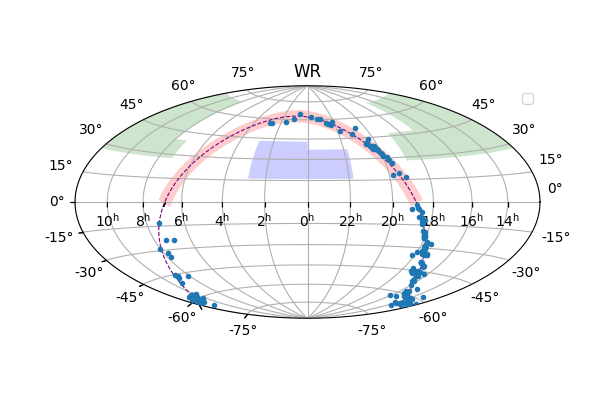

The Python source for this figure:
import matplotlib.pyplot as plt
import numpy as np
import astropy.units as u
from astropy.coordinates import SkyCoord
from astropy.visualization.wcsaxes import Quadrangle
from astropy.visualization.wcsaxes.frame import EllipticalFrame
from astropy.table import QTable
from astropy.coordinates import (SkyCoord, Distance, Galactic, 
                                 EarthLocation, AltAz)
from astropy.io import fits
from astropy.wcs import WCS

# Define sources

icrs_wcs = WCS({'naxis': 2,
                'naxis1': 324,
                'naxis2': 162,
                'crpix1': 162.5,
                'crpix2': 81.5,
                'cdelt1': -1,
                'cdelt2': 1,
                'ctype1': 'RA---AIT',
                'ctype2': 'DEC--AIT'})

def plot_sky_coordinates(skycoord,frame="icrs",**kwargs):
    
    c = skycoord.transform_to(frame)
    if frame=="galactic":
        x=c.l
        y=c.b
    elif frame=="icrs":
        x=c.ra
        y=c.dec
    else:
        raise ValueError("Only supported coordinate frames are 'icrs' and 'galactic'")
    plt.plot(-x.wrap_at(180 * u.deg).radian, y.radian, **kwargs)

for title, wcs in [('WR', icrs_wcs)]:
    plt.figure(figsize=(6, 4))

    ax = plt.subplot(111, projection=wcs, frame_class=EllipticalFrame)
    ax.set_title(title)

    # Manually set the plot limits to show the entire sphere
    ax.set_xlim(-0.5, 324-0.5)
    ax.set_ylim(-0.5, 162-0.5)
    ax.set_aspect(1.)

    # Native grid
    lon, lat = ax.coords
    lon.set_ticks(spacing=30*u.deg)
    lon.grid()
    lat.set_ticks(spacing=15*u.deg)
    lat.grid()

    pn = QTable.read('wr.csv')

    open_pn = SkyCoord(
        ra=pn['_RAJ2000'],
        dec=pn['_DEJ2000'],
        unit='deg')
    len(open_pn)

    ax.plot_coord(open_pn, '.')

    # Galactic plane
    galactic_plane = ax.get_coords_overlay('galactic')
    galactic_plane[1].set_ticks(spacing=180*u.deg)
    galactic_plane[1].grid(color='purple', ls='dashed')
    galactic_plane[0].set_ticks_visible(False)

    # Try to plot +/-60 deg in equatorial latitude
    spring1 = Quadrangle((326.9, 16.1)*u.deg, 33.1*u.deg, 21*u.deg, facecolor='blue', alpha=0.2,
                   transform=ax.get_transform('icrs'))
    ax.add_patch(spring1)

    spring2 = Quadrangle((0, 16.1)*u.deg, 42.9*u.deg, 27*u.deg, facecolor='blue', alpha=0.2,
                   transform=ax.get_transform('icrs'))
    ax.add_patch(spring2)

    fall = Quadrangle((108.1, 27.7)*u.deg, 71.9*u.deg, 11.9*u.deg, facecolor='green', alpha=0.2,
                   transform=ax.get_transform('icrs'))
    ax.add_patch(fall)

    fall2 = Quadrangle((-180, 27.7)*u.deg, 102.4*u.deg, 11.9*u.deg, facecolor='green', alpha=0.2,
                   transform=ax.get_transform('icrs'))
    ax.add_patch(fall2)

    fallb = Quadrangle((120, 39.6)*u.deg, 60*u.deg, 30.0*u.deg, facecolor='green', alpha=0.2,
                   transform=ax.get_transform('icrs'))
    ax.add_patch(fallb)

    fallb2 = Quadrangle((-180, 39.6)*u.deg, 75*u.deg, 30.0*u.deg, facecolor='green', alpha=0.2,
                   transform=ax.get_transform('icrs'))
    ax.add_patch(fallb2)

    fallc2 = Quadrangle((-105, 39.6)*u.deg, 27.4*u.deg, 7.5*u.deg, facecolor='green', alpha=0.2,
                   transform=ax.get_transform('icrs'))
    ax.add_patch(fallc2)

    l2gps1 = Quadrangle((32.0, 0.0)*u.deg, 182*u.deg, 5*u.deg, facecolor='red', alpha=0.2,
                   transform=ax.get_transform('galactic'))
    ax.add_patch(l2gps1)

    l2gps2 = Quadrangle((32.0, 0.0)*u.deg, 182*u.deg, -5*u.deg, facecolor='red', alpha=0.2,
                   transform=ax.get_transform('galactic'))
    ax.add_patch(l2gps2)


plt.legend()
plt.show()
